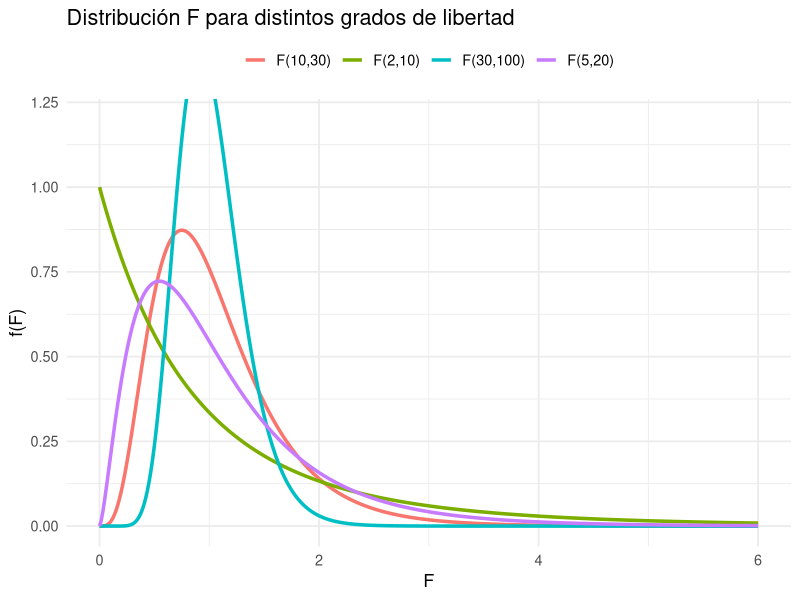
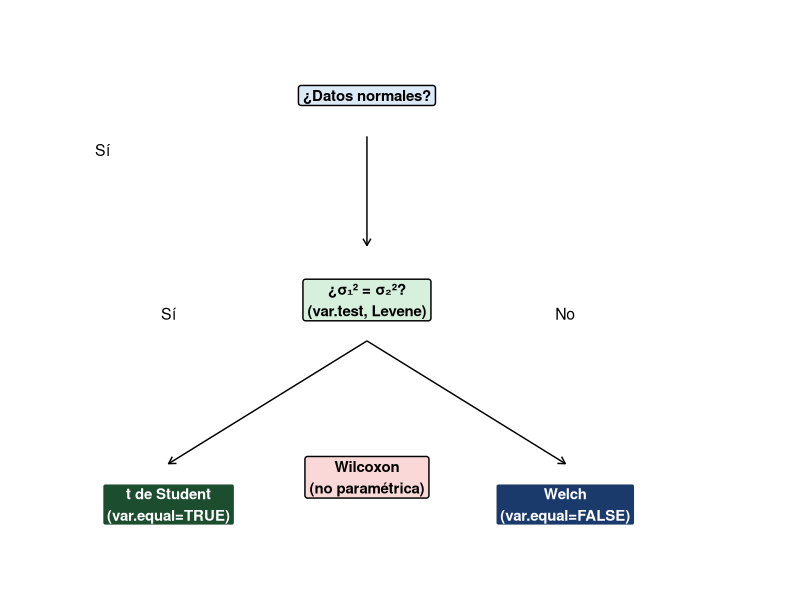

The R script that drew these images, in order:
## ---- chunk 1
#| echo: true
#| fig-height: 4
library(ggplot2); library(tidyverse)
x <- seq(0, 6, length.out = 400)
params <- list(c(2,10), c(5,20), c(10,30), c(30,100))

df <- map_dfr(params, function(p) {
  tibble(x, f = df(x, p[1], p[2]),
         dist = paste0("F(", p[1], ",", p[2], ")"))
})

ggplot(df, aes(x, f, color = dist)) +
  geom_line(linewidth = 1.2) +
  coord_cartesian(ylim = c(0, 1.2)) +
  labs(x = "F", y = "f(F)", color = NULL,
       title = "Distribución F para distintos grados de libertad") +
  theme_minimal(base_size = 13) + theme(legend.position = "top")
## ---- chunk 2
#| echo: true
set.seed(27)
piscif_1 <- rnorm(20, 280, 25)   # mayor variabilidad
piscif_2 <- rnorm(18, 275, 15)   # menor variabilidad

cat("s1² =", round(var(piscif_1), 3), "\n")
cat("s2² =", round(var(piscif_2), 3), "\n")

resultado_F <- var.test(piscif_1, piscif_2, conf.level = 0.95)
cat("F =", round(resultado_F$statistic, 4), "\n")
cat("Valor-p =", round(resultado_F$p.value, 4), "\n")
cat("IC 95% para σ1²/σ2²: [",
    round(resultado_F$conf.int[1], 4), ",",
    round(resultado_F$conf.int[2], 4), "]\n")
## ---- chunk 3
#| echo: true
set.seed(27)
grupo_A <- rnorm(15, 5.2, 0.5)
grupo_B <- rnorm(12, 5.8, 0.4)
grupo_C <- rnorm(14, 5.0, 0.6)

bartlett.test(list(grupo_A, grupo_B, grupo_C))
## ---- chunk 4
#| echo: true
# Prueba de Levene manual (versión simplificada)
library(tidyverse)
datos <- tibble(
  y = c(grupo_A, grupo_B, grupo_C),
  grupo = rep(c("A","B","C"), c(15,12,14))
)

# Desviaciones absolutas de la mediana por grupo
datos <- datos |>
  group_by(grupo) |>
  mutate(d = abs(y - median(y))) |>
  ungroup()

# ANOVA sobre las desviaciones (equivalente a Levene)
summary(aov(d ~ grupo, data = datos))
## ---- chunk 5
#| echo: true
# Verificar normalidad en cada grupo antes de usar var.test
sw1 <- shapiro.test(piscif_1)
sw2 <- shapiro.test(piscif_2)
cat("Shapiro-Wilk piscifactoría 1: p =", round(sw1$p.value, 4), "\n")
cat("Shapiro-Wilk piscifactoría 2: p =", round(sw2$p.value, 4), "\n")
## ---- chunk 6
#| echo: false
#| fig-height: 3.5
library(ggplot2)
df_flow <- data.frame(
  label = c("¿Datos normales?", "¿σ₁² = σ₂²?\n(var.test, Levene)",
            "t de Student\n(var.equal=TRUE)", "Welch\n(var.equal=FALSE)",
            "Wilcoxon\n(no paramétrica)"),
  x = c(3, 3, 1.5, 4.5, 3),
  y = c(4, 2.5, 1, 1, 1.2),
  fill = c("#dce9f7","#d6f0dd","#1b4d2e","#1a3a6b","#fad8d8")
)
ggplot(df_flow, aes(x, y)) +
  geom_label(aes(label = label, fill = fill), size = 3.8,
             color = c("black","black","white","white","black"),
             fontface = "bold", label.size = 0.5) +
  scale_fill_identity() +
  annotate("segment", x=3, xend=3, y=3.7, yend=2.9,
           arrow=arrow(length=unit(0.2,"cm"))) +
  annotate("segment", x=3, xend=1.5, y=2.2, yend=1.3,
           arrow=arrow(length=unit(0.2,"cm"))) +
  annotate("segment", x=3, xend=4.5, y=2.2, yend=1.3,
           arrow=arrow(length=unit(0.2,"cm"))) +
  annotate("text", x=1.5, y=2.4, label="Sí", size=4) +
  annotate("text", x=4.5, y=2.4, label="No", size=4) +
  annotate("text", x=1, y=3.6, label="Sí", size=4) +
  xlim(0.5, 6) + ylim(0.5, 4.5) + theme_void()
## ---- chunk 7
#| echo: true
n1 <- 15; s2_1 <- 0.36
n2 <- 12; s2_2 <- 0.16
alpha <- 0.10

F_obs  <- s2_1 / s2_2
F_low  <- qf(alpha/2, n1-1, n2-1)
F_high <- qf(1-alpha/2, n1-1, n2-1)
vp     <- 2 * min(pf(F_obs, n1-1, n2-1),
                  pf(F_obs, n1-1, n2-1, lower.tail = FALSE))

cat("F observado:", round(F_obs, 4), "\n")
cat("Región de no rechazo: [", round(F_low,4), ",", round(F_high,4), "]\n")
cat("Valor-p:", round(vp, 4), "\n")
cat("Decisión:", ifelse(vp < alpha, "RECHAZAR H0", "NO RECHAZAR H0"), "\n")
ic <- c(F_obs/F_high, F_obs/F_low)
cat("IC 90% para σ1²/σ2²: [", round(ic[1],4), ",", round(ic[2],4), "]\n")
## ---- chunk 8
#| echo: true
set.seed(27)
var1 <- rnorm(12, 52, 4)
var2 <- rnorm(12, 55, 5)
var3 <- rnorm(12, 50, 4.5)

cat("Varianzas muestrales:\n")
cat("Variedad 1:", round(var(var1), 3), "\n")
cat("Variedad 2:", round(var(var2), 3), "\n")
cat("Variedad 3:", round(var(var3), 3), "\n\n")

# Prueba de Bartlett
bt <- bartlett.test(list(var1, var2, var3))
cat("Bartlett K² =", round(bt$statistic, 4), "\n")
cat("Valor-p =", round(bt$p.value, 4), "\n")
cat("Conclusión:", ifelse(bt$p.value > 0.05,
    "Varianzas homogéneas: ANOVA es apropiado.",
    "Varianzas heterogéneas: considere Welch-ANOVA o transformación."), "\n")
## ---- chunk 9
#| echo: true
set.seed(27)
riego_A <- rnorm(10, 5.6, 0.5)
riego_B <- rnorm(10, 5.1, 0.7)

cat("(a) Shapiro-Wilk:\n")
cat("   Grupo A: p =", round(shapiro.test(riego_A)$p.value, 4), "\n")
cat("   Grupo B: p =", round(shapiro.test(riego_B)$p.value, 4), "\n")

cat("(b) Igualdad de varianzas (F-test):\n")
vt <- var.test(riego_A, riego_B)
cat("   F =", round(vt$statistic, 4), "  p =", round(vt$p.value, 4), "\n")

cat("(c) Prueba t (Welch):\n")
tt <- t.test(riego_A, riego_B)
cat("   t =", round(tt$statistic, 4), "  p =", round(tt$p.value, 4), "\n")
cat("(d) IC 95%: [", round(tt$conf.int[1],4), ",", round(tt$conf.int[2],4), "]\n")
d <- (mean(riego_A)-mean(riego_B))/sqrt((var(riego_A)+var(riego_B))/2)
cat("   d Cohen =", round(d, 4), "\n")
